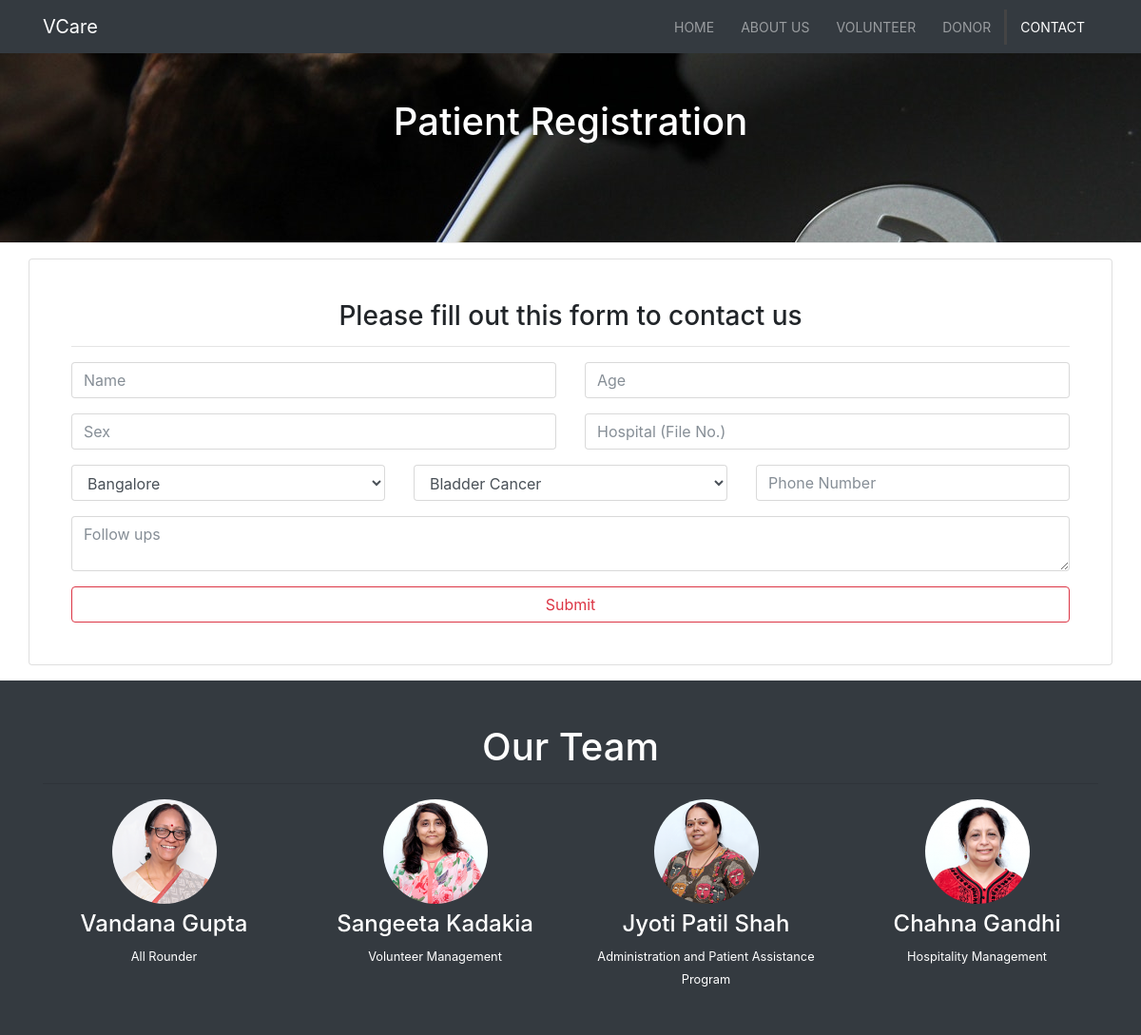
The page /Volunteer.php on the database as committed earlier.
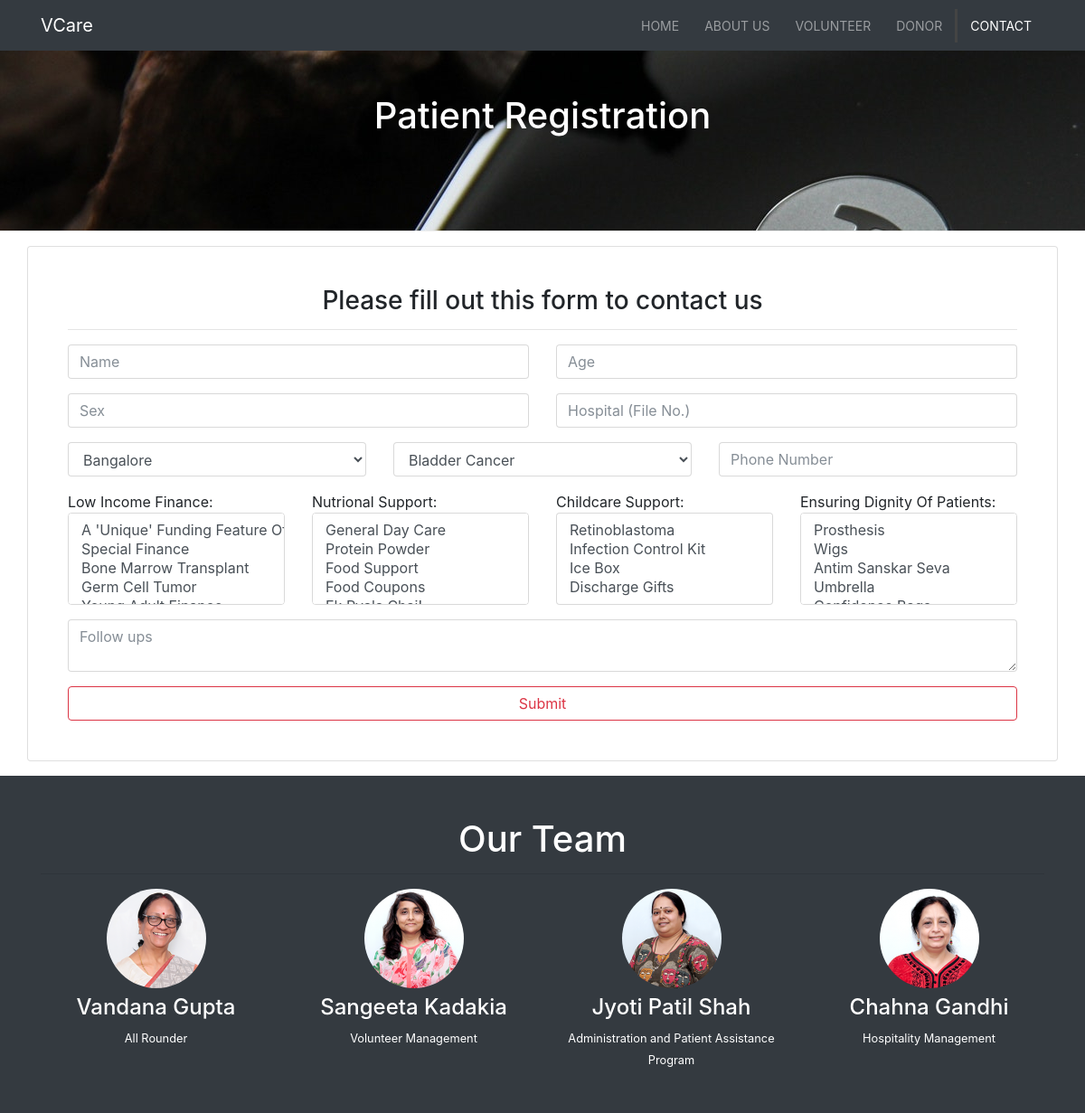
The same page on the database as committed later.
### tables this page shows
CREATE TABLE `main_program` (
  `name` varchar(100) NOT NULL,
  `id` int(11) NOT NULL
);

### Volunteer.php (the view, shortened to what this page needs)
<!DOCTYPE html>
<html lang="en">
<head>
    <link rel="stylesheet" href="css/font-awesome.min.css">
  <link rel="stylesheet" href="css/bootstrap.css">
  <link rel="stylesheet" href="https://cdnjs.cloudflare.com/ajax/libs/ekko-lightbox/5.2.0/ekko-lightbox.css" />
  <link rel="stylesheet" href="css/style.css">
  <link rel="stylesheet" href="css/slick-theme.css">
  <link rel="stylesheet" href="css/slick.css">
</head>
<body>
  <nav class="navbar navbar-expand-sm navbar-dark bg-dark">
    <div class="container">
      <a href="index.html" class="navbar-brand">VCare</a>
      <div class="collapse navbar-collapse" id="navbarNav">
        <ul class="navbar-nav ml-auto">
          <li class="nav-item">
            <a href="index.html" class="nav-link">Home</a>
          </li>
          <li class="nav-item">
            <a href="about.html" class="nav-link">About Us</a>
          </li>
          <li class="nav-item">
            <a href="Volunteer.php" class="nav-link">Volunteer</a>
          </li>
          <li class="nav-item">
            <a href="Donor.html" class="nav-link">Donor</a>
          </li>
          <li class="nav-item active">
            <a href="contact.html" class="nav-link">Contact</a>
          </li>
        </ul>
      </div>
    </div>
  </nav>
  <header id="page-header">
    <div class="container">
      <div class="row">
        <div class="col-md-6 m-auto text-center">
          <h1>Patient Registration</h1>
        </div>
      </div>
    </div>
  </header>
  <section id="contact" class="py-3">
    <div class="container">
      <div class="row">
        <form action="register_patient.php" method="post">
          <div class="card p-4">
            <div class="card-body">
              <h3 class="text-center">Please fill out this form to contact us</h3>
              <hr>
              <div class="row">
                <div class="col-md-6">
                  <div class="form-group">
                    <input type="text" name="name" class="form-control" placeholder="Name">
                  </div>
                </div>
                <div class="col-md-6">
                  <div class="form-group">
                    <input type="number" name="age" class="form-control" placeholder="Age">
                  </div>
                </div>
                <div class="col-md-6">
                  <div class="form-group">
                    <input type="text" name="gender" class="form-control" placeholder="Sex">
                  </div>
                </div>
                <div class="col-md-6">
                  <div class="form-group">
                    <input type="text" name="hospital" class="form-control" placeholder="Hospital (File No.)">
                  </div>
                </div>
                 <div class="col-md-4">
                  <div class="form-group">
                      <select  name="city" class="form-control">
                            <?php
                            include_once ("connection.php");
                            $stmt2=$connection->prepare('SELECT name FROM city');
                            $stmt2->execute();
                            $stmt2->store_result();
                            $stmt2->bind_result($cityname);
                            if($stmt2-> num_rows > 0){
                                while($stmt2->fetch()){
                                    echo '<option value='.$cityname.'>'.$cityname.'</option>';
                                }
                            }
                            ?>
                      </select>
                 </div>
              </div>
                  <div class="col-md-4">
                      <div class="form-group">
                          <select class="form-control" name="type">
                                  <?php
                                  include_once ("connection.php");
                                  $stmt2=$connection->prepare('SELECT name_cancer FROM cancer_type');
                                  $stmt2->execute();
                                  $stmt2->store_result();
                                  $stmt2->bind_result($cityname);
                                  if($stmt2-> num_rows > 0){
                                      while($stmt2->fetch()){
                                          echo '<option value='.$cityname.'>'.$cityname.'</option>';
                                      }
                                  }
                                  ?>
                          </select>
                      </div>
                  </div>
                <div class="col-md-4">
                  <div class="form-group">
                    <input type="text" name="phoneno" class="form-control" placeholder="Phone Number">
                  </div>
                </div>
              </div>
                  <div class="row">
                    <?php
                    include_once ("connection.php");
                         $stmt=$connection->prepare('Select name,id from  main_program');
                           $stmt->execute();
                           $stmt->store_result();
                           $stmt->bind_result($name,$id);
                      if($stmt-> num_rows > 0){
                          while($stmt->fetch()){
                              echo "<div class='col-md-3'>";
                              echo "<div class=\"form-group\">";
                              echo "".$name.":";
                              echo '<select class="js-example-basic-multiple form-control multiselect"  name="service[]" multiple="multiple">';
                                $stmt1=$connection->prepare('SELECT name,id FROM sub_program WHERE main_program_id=?');
                                  $stmt1->bind_param("i",$id);
                                  $stmt1->execute();
                                  $stmt1->store_result();
                                  $stmt1->bind_result($subname,$subid);
                                  if($stmt1-> num_rows > 0){
                                      while($stmt1->fetch()){
                                                 echo '<option value='.$subid.'>'.$subname.'</option>';
                           }
                           }
                           echo "</select>";
                                  echo "</div>";
                                  echo "</div>";
                        }
                           }
                    ?>
                  </div>
              <div class="row">
                <div class="col-md-12">
                  <div class="form-group">
                    <textarea name="followup" class="form-control" placeholder="Follow ups"></textarea>
                  </div>
                </div>
                <div class="col-md-12">
                  <input type="submit" class="btn btn-outline-danger btn-block">
                </div>
              </div>
            </div>
          </div>
        </div>
      </div>
  </section>
  <section id="staff" class="py-5 text-center bg-dark text-white">
    <div class="container">
      <h1>Our Team</h1>
      <hr>
      <div class="row">
        <div class="col-md-3">
          <img src="img/im1.png" alt="" class="img-fluid rounded-circle mb-2">
          <h4>Vandana Gupta</h4>
          <small>All Rounder</small>
        </div>
        <div class="col-md-3">
          <img src="img/im2.png" alt="" class="img-fluid rounded-circle mb-2">
          <h4>Sangeeta Kadakia</h4>
          <small>Volunteer Management</small>
        </div>
        <div class="col-md-3">
          <img src="img/im3.png" alt="" class="img-fluid rounded-circle mb-2">
          <h4>Jyoti Patil Shah</h4>
          <small>Administration and Patient Assistance Program</small>
        </div>
        <div class="col-md-3">
          <img src="img/im4.png" alt="" class="img-fluid rounded-circle mb-2">
          <h4>Chahna Gandhi</h4>
          <small>Hospitality Management</small>
        </div>
      </div>
    </div>
  </section>
</body>
</html>

### css/style.css (style rules this page uses)
body { overflow-x: hidden; }
.navbar .nav-link { font-size: 14px; text-transform: uppercase; padding-left: 1em !important; padding-right: 1em !important; }
.navbar .nav-item.active { border-left: #444 3px solid; }
#page-header { height: 200px; background: url("../img/image1.jpg"); background-position: 0 -360px; background-attachment: fixed; color: #fff; border-bottom: 1px #eee solid; padding-top: 50px; }

Rows that differ between the two databases and show on the page:
added main_program: name "Low Income Finance", sub_program ($subid 1 (drawn)), sub_program ($subid 2 (drawn)), sub_program ($subid 3 (drawn)), sub_program ($subid 4 (drawn)), sub_program ($subid 5 (drawn))
added main_program: name "Nutrional Support", sub_program ($subid 6 (drawn)), sub_program ($subid 7 (drawn)), sub_program ($subid 8 (drawn)), sub_program ($subid 9 (drawn)), sub_program ($subid 10 (drawn))
added main_program: name "Childcare Support", sub_program ($subid 12 (drawn)), sub_program ($subid 13 (drawn)), sub_program ($subid 14 (drawn)), sub_program ($subid 15 (drawn))
added main_program: name "Ensuring Dignity Of Patients", sub_program ($subid 16 (drawn)), sub_program ($subid 17 (drawn)), sub_program ($subid 18 (drawn)), sub_program ($subid 19 (drawn)), sub_program ($subid 20 (drawn))
